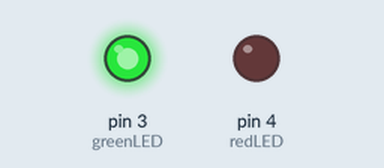
This sketch was run on a simulated Arduino Uno, built with avr-gcc and run on an emulated ATmega328P. Parts: output pins drawn as LEDs (lit = HIGH).

Above: at 0.5 s.
At 2.15 s:
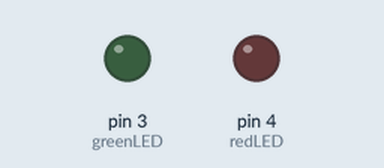
At 4.4 s:
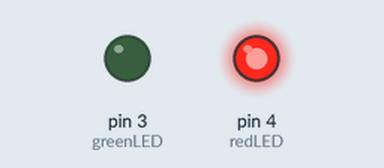
Timing chart, 0 to 6.4 s (numbered marks = the images above):
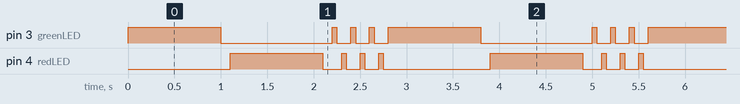

Measured:
- by itself, pin 3 (greenLED): repeats every 2.8 s: LOW 1.2 s, 3 × (HIGH 0.05 s, LOW 0.15 s), HIGH 1.0 s
- by itself, pin 4 (redLED): repeats every 2.8 s: LOW 0.20 s, 2 × (HIGH 0.05 s, LOW 0.15 s), HIGH 0.05 s, LOW 1.2 s, HIGH 1.0 s
- by itself, everything shown: repeats every 2.8 s, in 16 steps

The sketch:

sketch_nov29a.ino
```cpp
int greenLED = 3;
int redLED = 4;
void setup() {
  pinMode(greenLED, OUTPUT);
  pinMode(redLED,OUTPUT);

}

void loop() {
 digitalWrite(greenLED, HIGH);
 delay(1000);
 digitalWrite(greenLED, LOW);
 delay(100);
 digitalWrite(redLED, HIGH);
 delay(1000);
 digitalWrite(redLED, LOW);
 delay(100);
 digitalWrite(greenLED, HIGH);
 delay(50);
 digitalWrite(greenLED, LOW);
 delay(50);
 digitalWrite(redLED, HIGH);
 delay(50);
 digitalWrite(redLED, LOW);
 delay(50);
  digitalWrite(greenLED, HIGH);
 delay(50);
 digitalWrite(greenLED, LOW);
 delay(50);
 digitalWrite(redLED, HIGH);
 delay(50);
 digitalWrite(redLED, LOW);
 delay(50);
  digitalWrite(greenLED, HIGH);
 delay(50);
 digitalWrite(greenLED, LOW);
 delay(50);
 digitalWrite(redLED, HIGH);
 delay(50);
 digitalWrite(redLED, LOW);
 delay(50);
}
```
